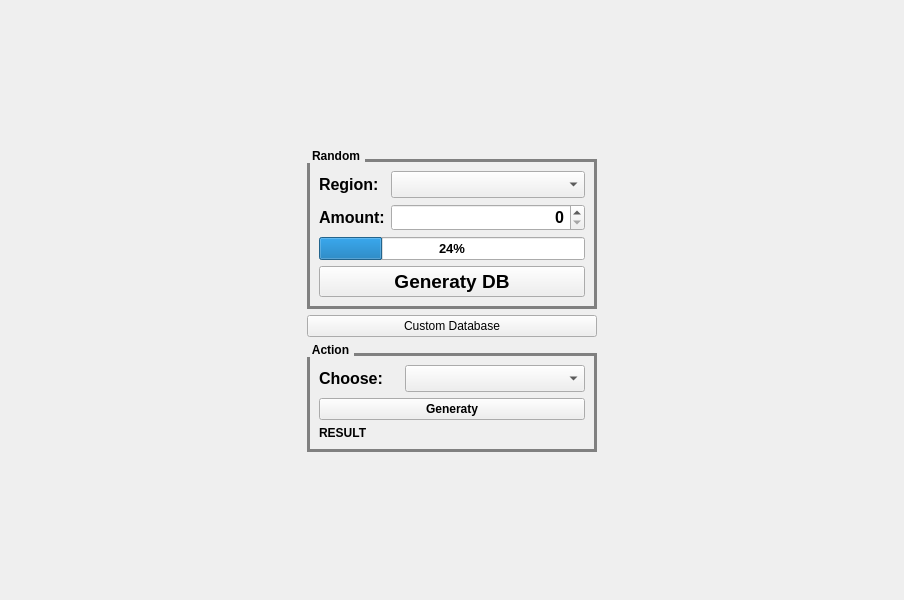
<?xml version="1.0" encoding="UTF-8"?>
<ui version="4.0">
 <class>MainWindow</class>
 <widget class="QMainWindow" name="MainWindow">
  <property name="geometry">
   <rect>
    <x>0</x>
    <y>0</y>
    <width>904</width>
    <height>600</height>
   </rect>
  </property>
  <property name="windowTitle">
   <string>MainWindow</string>
  </property>
  <property name="styleSheet">
   <string notr="true">QMainWidnow {
    background-color: rgba(0, 0, 0, 190);
}</string>
  </property>
  <widget class="QWidget" name="centralwidget">
   <layout class="QGridLayout" name="gridLayout_4">
    <item row="0" column="0">
     <widget class="QStackedWidget" name="stackedWidget">
      <property name="styleSheet">
       <string notr="true">            QGroupBox::title {
                subcontrol-origin: margin;
                padding: 0 3px;
            } 
QGroupBox {
                font-weight: bold;
                border: 3px solid gray;
                margin-top: 10px;
            }
</string>
      </property>
      <property name="currentIndex">
       <number>0</number>
      </property>
      <widget class="QWidget" name="main_page">
       <layout class="QGridLayout" name="gridLayout">
        <item row="3" column="3">
         <spacer name="horizontalSpacer_3">
          <property name="orientation">
           <enum>Qt::Horizontal</enum>
          </property>
          <property name="sizeHint" stdset="0">
           <size>
            <width>40</width>
            <height>20</height>
           </size>
          </property>
         </spacer>
        </item>
        <item row="1" column="1">
         <spacer name="verticalSpacer">
          <property name="orientation">
           <enum>Qt::Vertical</enum>
          </property>
          <property name="sizeHint" stdset="0">
           <size>
            <width>20</width>
            <height>40</height>
           </size>
          </property>
         </spacer>
        </item>
        <item row="6" column="1">
         <spacer name="verticalSpacer_2">
          <property name="orientation">
           <enum>Qt::Vertical</enum>
          </property>
          <property name="sizeHint" stdset="0">
           <size>
            <width>20</width>
            <height>40</height>
           </size>
          </property>
         </spacer>
        </item>
        <item row="3" column="0">
         <spacer name="horizontalSpacer_2">
          <property name="orientation">
           <enum>Qt::Horizontal</enum>
          </property>
          <property name="sizeHint" stdset="0">
           <size>
            <width>40</width>
            <height>20</height>
           </size>
          </property>
         </spacer>
        </item>
        <item row="3" column="1">
         <widget class="QGroupBox" name="groupBox">
          <property name="font">
           <font>
            <weight>75</weight>
            <bold>true</bold>
           </font>
          </property>
          <property name="title">
           <string>Random</string>
          </property>
          <layout class="QFormLayout" name="formLayout">
           <item row="0" column="0">
            <widget class="QLabel" name="label_4">
             <property name="minimumSize">
              <size>
               <width>2</width>
               <height>0</height>
              </size>
             </property>
             <property name="maximumSize">
              <size>
               <width>80</width>
               <height>16777215</height>
              </size>
             </property>
             <property name="font">
              <font>
               <pointsize>12</pointsize>
              </font>
             </property>
             <property name="text">
              <string>Region:</string>
             </property>
            </widget>
           </item>
           <item row="0" column="1">
            <widget class="QComboBox" name="region_cb">
             <property name="minimumSize">
              <size>
               <width>100</width>
               <height>0</height>
              </size>
             </property>
             <property name="font">
              <font>
               <pointsize>12</pointsize>
              </font>
             </property>
            </widget>
           </item>
           <item row="1" column="0">
            <widget class="QLabel" name="label_5">
             <property name="minimumSize">
              <size>
               <width>0</width>
               <height>0</height>
              </size>
             </property>
             <property name="maximumSize">
              <size>
               <width>80</width>
               <height>16777215</height>
              </size>
             </property>
             <property name="font">
              <font>
               <pointsize>12</pointsize>
              </font>
             </property>
             <property name="text">
              <string>Amount:</string>
             </property>
            </widget>
           </item>
           <item row="1" column="1">
            <widget class="QDoubleSpinBox" name="amount_spinbox">
             <property name="minimumSize">
              <size>
               <width>100</width>
               <height>0</height>
              </size>
             </property>
             <property name="font">
              <font>
               <pointsize>12</pointsize>
              </font>
             </property>
             <property name="alignment">
              <set>Qt::AlignRight|Qt::AlignTrailing|Qt::AlignVCenter</set>
             </property>
             <property name="decimals">
              <number>0</number>
             </property>
             <property name="maximum">
              <double>100000.000000000000000</double>
             </property>
            </widget>
           </item>
           <item row="3" column="0" colspan="2">
            <widget class="QProgressBar" name="progressBar">
             <property name="font">
              <font>
               <pointsize>10</pointsize>
              </font>
             </property>
             <property name="value">
              <number>24</number>
             </property>
             <property name="alignment">
              <set>Qt::AlignCenter</set>
             </property>
            </widget>
           </item>
           <item row="4" column="0" colspan="2">
            <widget class="QPushButton" name="generaty_db_button">
             <property name="font">
              <font>
               <pointsize>14</pointsize>
              </font>
             </property>
             <property name="text">
              <string>Generaty DB</string>
             </property>
            </widget>
           </item>
          </layout>
         </widget>
        </item>
        <item row="5" column="1">
         <widget class="QGroupBox" name="groupBox_2">
          <property name="font">
           <font>
            <weight>75</weight>
            <bold>true</bold>
           </font>
          </property>
          <property name="title">
           <string>Action</string>
          </property>
          <layout class="QGridLayout" name="gridLayout_3">
           <item row="0" column="1">
            <widget class="QComboBox" name="comboBox_2">
             <property name="minimumSize">
              <size>
               <width>100</width>
               <height>0</height>
              </size>
             </property>
             <property name="font">
              <font>
               <pointsize>12</pointsize>
              </font>
             </property>
            </widget>
           </item>
           <item row="2" column="0" colspan="2">
            <widget class="QLabel" name="result_lbl">
             <property name="text">
              <string>RESULT</string>
             </property>
            </widget>
           </item>
           <item row="0" column="0">
            <widget class="QLabel" name="label_6">
             <property name="maximumSize">
              <size>
               <width>80</width>
               <height>16777215</height>
              </size>
             </property>
             <property name="font">
              <font>
               <pointsize>12</pointsize>
              </font>
             </property>
             <property name="text">
              <string>Choose:</string>
             </property>
            </widget>
           </item>
           <item row="1" column="0" colspan="2">
            <widget class="QPushButton" name="generaty_button">
             <property name="text">
              <string>Generaty</string>
             </property>
            </widget>
           </item>
          </layout>
         </widget>
        </item>
        <item row="4" column="1">
         <widget class="QPushButton" name="custom_button">
          <property name="text">
           <string>Custom Database</string>
          </property>
         </widget>
        </item>
       </layout>
      </widget>
      <widget class="QWidget" name="bd_page">
       <layout class="QGridLayout" name="gridLayout_2">
        <item row="3" column="0">
         <widget class="QLabel" name="label_3">
          <property name="minimumSize">
           <size>
            <width>0</width>
            <height>25</height>
           </size>
          </property>
          <property name="font">
           <font>
            <pointsize>12</pointsize>
           </font>
          </property>
          <property name="text">
           <string>Age:</string>
          </property>
         </widget>
        </item>
        <item row="3" column="1">
         <widget class="QLineEdit" name="age_input">
          <property name="minimumSize">
           <size>
            <width>0</width>
            <height>25</height>
           </size>
          </property>
          <property name="maximumSize">
           <size>
            <width>16777215</width>
            <height>16777215</height>
           </size>
          </property>
          <property name="font">
           <font>
            <pointsize>12</pointsize>
           </font>
          </property>
         </widget>
        </item>
        <item row="2" column="1">
         <widget class="QLineEdit" name="surname_input">
          <property name="minimumSize">
           <size>
            <width>0</width>
            <height>25</height>
           </size>
          </property>
          <property name="maximumSize">
           <size>
            <width>16777215</width>
            <height>16777215</height>
           </size>
          </property>
          <property name="font">
           <font>
            <pointsize>12</pointsize>
           </font>
          </property>
         </widget>
        </item>
        <item row="2" column="0">
         <widget class="QLabel" name="label_2">
          <property name="minimumSize">
           <size>
            <width>0</width>
            <height>25</height>
           </size>
          </property>
          <property name="font">
           <font>
            <pointsize>12</pointsize>
           </font>
          </property>
          <property name="text">
           <string>Surname:</string>
          </property>
         </widget>
        </item>
        <item row="8" column="0" rowspan="2" colspan="3">
         <widget class="QTableWidget" name="tableWidget">
          <property name="minimumSize">
           <size>
            <width>550</width>
            <height>396</height>
           </size>
          </property>
          <property name="font">
           <font>
            <pointsize>14</pointsize>
           </font>
          </property>
         </widget>
        </item>
        <item row="4" column="0" colspan="4">
         <spacer name="horizontalSpacer">
          <property name="orientation">
           <enum>Qt::Horizontal</enum>
          </property>
          <property name="sizeHint" stdset="0">
           <size>
            <width>40</width>
            <height>20</height>
           </size>
          </property>
         </spacer>
        </item>
        <item row="1" column="1">
         <widget class="QLineEdit" name="name_input">
          <property name="minimumSize">
           <size>
            <width>0</width>
            <height>25</height>
           </size>
          </property>
          <property name="maximumSize">
           <size>
            <width>16777215</width>
            <height>16777215</height>
           </size>
          </property>
          <property name="font">
           <font>
            <pointsize>12</pointsize>
           </font>
          </property>
         </widget>
        </item>
        <item row="1" column="0">
         <widget class="QLabel" name="label">
          <property name="minimumSize">
           <size>
            <width>0</width>
            <height>25</height>
           </size>
          </property>
          <property name="maximumSize">
           <size>
            <width>80</width>
            <height>16777215</height>
           </size>
          </property>
          <property name="font">
           <font>
            <pointsize>12</pointsize>
           </font>
          </property>
          <property name="text">
           <string>Name:</string>
          </property>
         </widget>
        </item>
        <item row="9" column="3">
         <widget class="QFrame" name="frame">
          <property name="maximumSize">
           <size>
            <width>16777215</width>
            <height>100</height>
           </size>
          </property>
          <property name="frameShape">
           <enum>QFrame::Box</enum>
          </property>
          <property name="frameShadow">
           <enum>QFrame::Plain</enum>
          </property>
          <layout class="QVBoxLayout" name="verticalLayout">
           <item>
            <widget class="QPushButton" name="delete_all_button">
             <property name="minimumSize">
              <size>
               <width>0</width>
               <height>25</height>
              </size>
             </property>
             <property name="font">
              <font>
               <pointsize>14</pointsize>
              </font>
             </property>
             <property name="text">
              <string>Delete Employee</string>
             </property>
            </widget>
           </item>
           <item>
            <widget class="QPushButton" name="pushButton">
             <property name="minimumSize">
              <size>
               <width>0</width>
               <height>25</height>
              </size>
             </property>
             <property name="font">
              <font>
               <pointsize>14</pointsize>
              </font>
             </property>
             <property name="text">
              <string>Delete all</string>
             </property>
            </widget>
           </item>
          </layout>
         </widget>
        </item>
        <item row="2" column="3">
         <widget class="QPushButton" name="add_button">
          <property name="font">
           <font>
            <pointsize>14</pointsize>
           </font>
          </property>
          <property name="text">
           <string>Add Employee</string>
          </property>
         </widget>
        </item>
        <item row="3" column="3">
         <widget class="QPushButton" name="search_button">
          <property name="font">
           <font>
            <pointsize>14</pointsize>
           </font>
          </property>
          <property name="text">
           <string>Search</string>
          </property>
         </widget>
        </item>
        <item row="0" column="3">
         <widget class="QPushButton" name="pushButton_2">
          <property name="text">
           <string>Main Menu</string>
          </property>
         </widget>
        </item>
       </layout>
      </widget>
     </widget>
    </item>
   </layout>
  </widget>
 </widget>
 <resources/>
 <connections/>
</ui>
